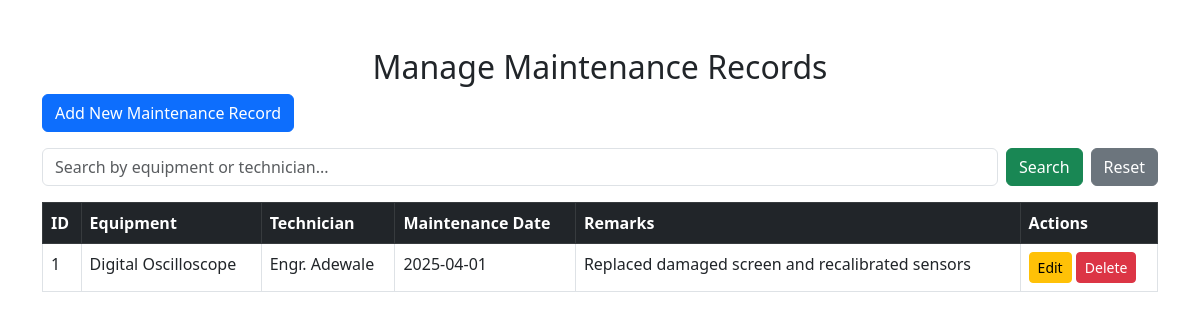
Screenshot of /maintenance_records.php (signed in) with the database file from the repository.
### tables this page shows
CREATE TABLE maintenance (
    maintenance_id INT AUTO_INCREMENT PRIMARY KEY,
    equipment_id INT NOT NULL,
    technician_name VARCHAR(100) NOT NULL,
    maintenance_date DATE NOT NULL,
    remarks TEXT,
    FOREIGN KEY (equipment_id) REFERENCES equipment(equipment_id) ON DELETE CASCADE
);

CREATE TABLE equipment (
    equipment_id INT AUTO_INCREMENT PRIMARY KEY,
    equipment_name VARCHAR(100) NOT NULL,
    lab_id INT NOT NULL,
    status ENUM('available', 'in_use', 'under_maintenance') DEFAULT 'available',
    purchase_date DATE,
    last_maintenance DATE,
    FOREIGN KEY (lab_id) REFERENCES laboratories(lab_id) ON DELETE CASCADE
);

### maintenance_records.php (the view, shortened to what this page needs)
<?php
include 'db_connect.php';
$search = isset($_GET['search']) ? trim($_GET['search']) : '';
$sql = "SELECT m.*, e.equipment_name
        FROM maintenance m
        JOIN equipment e ON m.equipment_id = e.equipment_id
        WHERE 1=1";
$stmt = $conn->prepare($sql);
$stmt->execute();
$result = $stmt->get_result();
?>
<!DOCTYPE html>
<html lang="en">
<head>
    <link href="https://cdn.jsdelivr.net/npm/bootstrap@5.3.0/dist/css/bootstrap.min.css" rel="stylesheet">
</head>
<body>
    <div class="container mt-5">
        <h2 class="text-center">Manage Maintenance Records</h2>
        <a href="add_maintenance.php" class="btn btn-primary mb-3">Add New Maintenance Record</a>
        <form method="GET" class="mb-3 d-flex gap-2">
            <input type="text" name="search" class="form-control" placeholder="Search by equipment or technician..." value="<?= htmlspecialchars($search); ?>">
            <button type="submit" class="btn btn-success">Search</button>
            <a href="maintenance_records.php" class="btn btn-secondary">Reset</a>
        </form>
        <table class="table table-bordered">
            <thead class="table-dark">
                <tr>
                    <th>ID</th>
                    <th>Equipment</th>
                    <th>Technician</th>
                    <th>Maintenance Date</th>
                    <th>Remarks</th>
                    <th>Actions</th>
                </tr>
            </thead>
            <tbody>
                <?php while ($row = $result->fetch_assoc()): ?>
                    <tr>
                        <td><?= $row['maintenance_id']; ?></td>
                        <td><?= htmlspecialchars($row['equipment_name']); ?></td>
                        <td><?= htmlspecialchars($row['technician_name']); ?></td>
                        <td><?= htmlspecialchars($row['maintenance_date']); ?></td>
                        <td><?= htmlspecialchars($row['remarks']); ?></td>
                        <td>
                            <a href="edit_maintenance.php?id=<?= $row['maintenance_id']; ?>" class="btn btn-warning btn-sm">Edit</a>
                            <a href="delete_maintenance.php?id=<?= $row['maintenance_id']; ?>" class="btn btn-danger btn-sm"
                               onclick="return confirm('Are you sure you want to delete this record?');">
                               Delete
                            </a>
                        </td>
                    </tr>
                <?php endwhile; ?>
            </tbody>
        </table>
    </div>
</body>
</html>

### rows the page displays
maintenance: maintenance_id "1", equipment.equipment_name "Digital Oscilloscope", technician_name "Engr. Adewale", maintenance_date "2025-04-01", remarks "Replaced damaged screen and recalibrated sensors"
